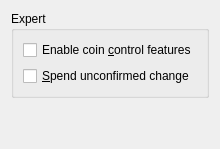
     <widget class="QWidget" name="tabWallet">
      <attribute name="title">
       <string>W&amp;allet</string>
      </attribute>
      <layout class="QVBoxLayout" name="verticalLayout_Wallet">
       <item>
        <widget class="QGroupBox" name="groupBox">
         <property name="title">
          <string>Expert</string>
         </property>
         <layout class="QVBoxLayout" name="verticalLayout_2">
          <item>
           <widget class="QCheckBox" name="coinControlFeatures">
            <property name="toolTip">
             <string>Whether to show coin control features or not.</string>
            </property>
            <property name="text">
             <string>Enable coin &amp;control features</string>
            </property>
           </widget>
          </item>
          <item>
           <widget class="QCheckBox" name="spendZeroConfChange">
            <property name="toolTip">
             <string>If you disable the spending of unconfirmed change, the change from a transaction cannot be used until that transaction has at least one confirmation. This also affects how your balance is computed.</string>
            </property>
            <property name="text">
             <string>&amp;Spend unconfirmed change</string>
            </property>
           </widget>
          </item>
         </layout>
        </widget>
       </item>
       <item>
        <spacer name="verticalSpacer_Wallet">
         <property name="orientation">
          <enum>Qt::Vertical</enum>
         </property>
         <property name="sizeHint" stdset="0">
          <size>
           <width>20</width>
           <height>40</height>
          </size>
         </property>
        </spacer>
       </item>
      </layout>
     </widget>
